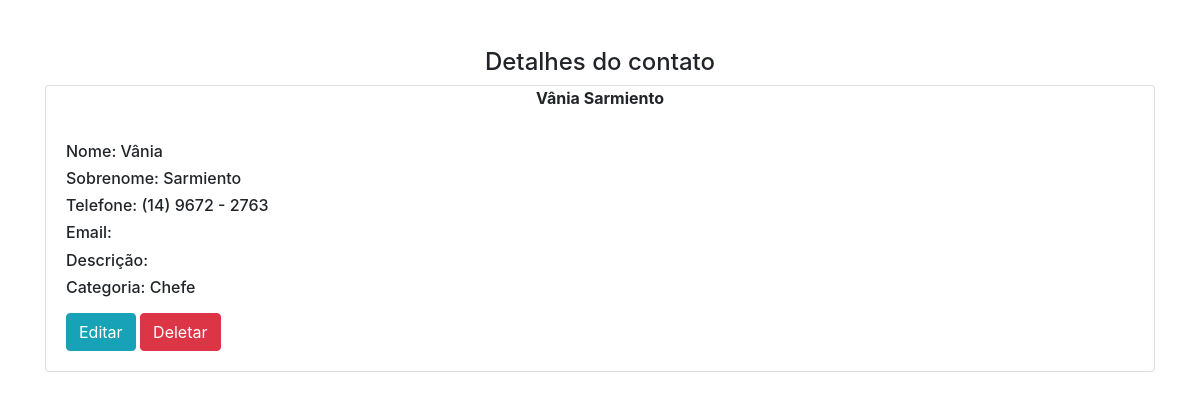
The page /55 on the database its author committed.
### contato/models.py (models this page shows, shortened)
class Contato(models.Model):
    name = models.CharField(max_length=50)
    last_name = models.CharField(max_length=50, blank=True)
    phone = models.CharField(max_length=50)
    email = models.EmailField(blank=True)
    created_at = models.DateTimeField(auto_now_add=True)
    description = models.TextField(max_length=180, blank=True)
    category = models.ForeignKey(Category, on_delete=models.DO_NOTHING)

class Category(models.Model):
    name = models.CharField(max_length=50)
    def __str__(self):
        return self.name

### contato/views.py (the view)
# urls.py: path('<int:pk>', views.ContatoDetailView.as_view(), name='detail')
class ContatoDetailView(generic.DetailView):
    model = Contato
    template_name = "contato/detail.html"
    context_object_name = 'contato'

### contato/templates/contato/detail.html (shortened to what this page needs)
{% extends 'base.html' %}
{% block 'content' %}
    <h4 class="text-center mt-5"> Detalhes do contato </h4>
    <div class="card mt-2">
        <div class="card-title text-center font-weight-bold">
            {{ contato.name }} {{ contato.last_name }}
        </div>
        <div class="card-body">
            <h6>Nome: {{ contato.name }}</h6>
            <h6>Sobrenome: {{ contato.last_name }}</h6>
            <h6>Telefone: {{ contato.phone }}</h6>
            <h6>Email: {{ contato.email }}</h6>
            <h6>Descrição: {{ contato.description }}</h6>
            <h6>Categoria: {{ contato.category }}</h6>
            <div class="mt-3">
                <a href="" class="btn btn-info">Editar</a>
                <a href="" class="btn btn-danger">Deletar</a>
            </div>
        </div>
    </div>
{% endblock %}

### rows shown on the page
Contato: name "Vânia", last_name "Sarmiento", phone "(14) 9672 - 2763", category "Chefe"
